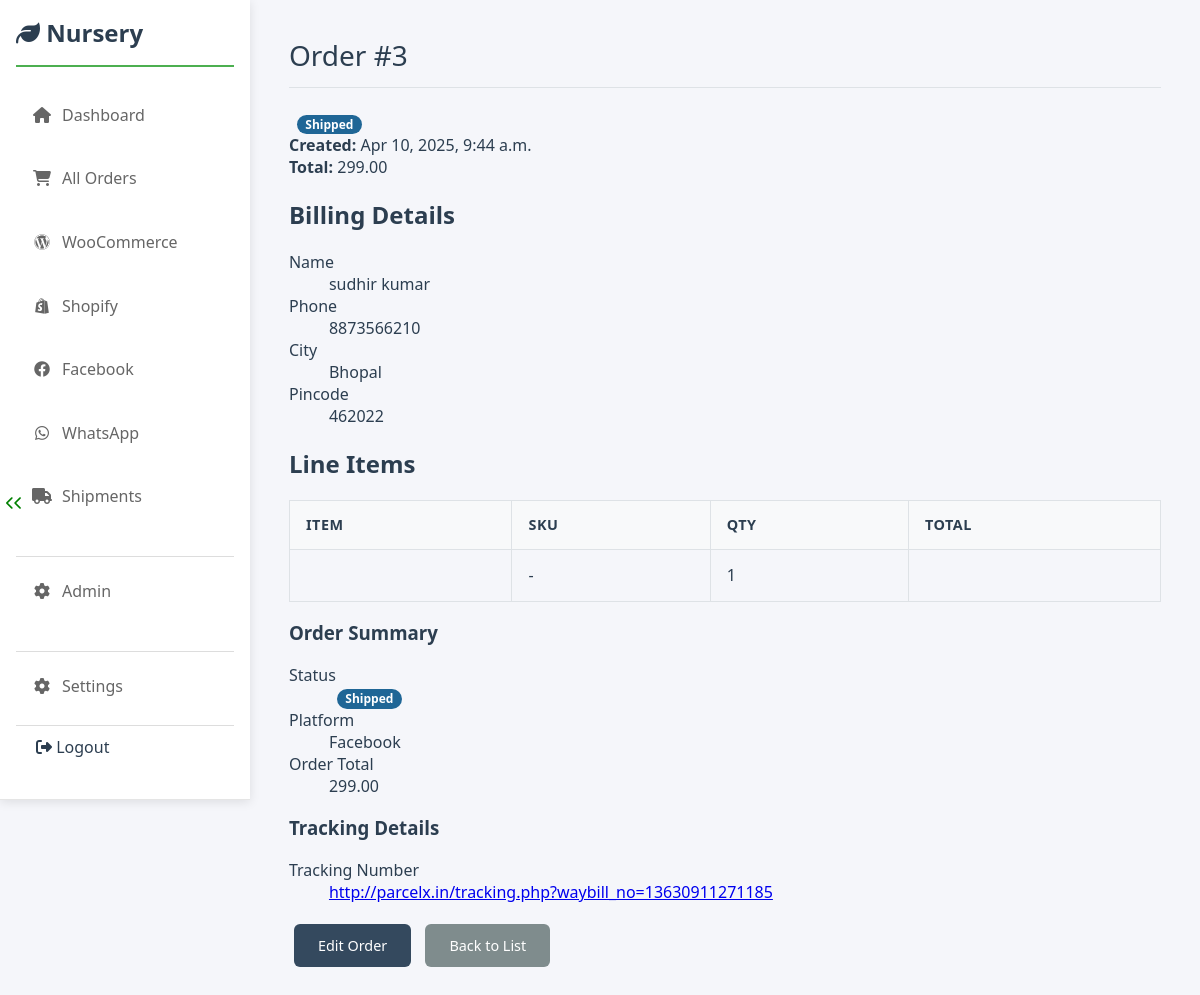
The app's page /order_deatils_view/3 (signed in) with its own data.
### facebook_app/models.py (models this page shows, shortened)
class Facebook_orders(models.Model):
    order_id = models.CharField(max_length=100, unique=True, db_index=True, help_text="Only Add Number Value Don't use any letter.")
    billing_email = models.EmailField(blank=True, null=True, db_index=True)
    billing_phone = models.CharField(max_length=50, blank=True, null=True)
    billing_first_name = models.CharField(max_length=100, blank=True, null=True)
    billing_last_name = models.CharField(max_length=100, blank=True, null=True)
    billing_company = models.CharField(max_length=200, blank=True, null=True)
    billing_address = models.TextField(blank=True, null=True)
    billing_city = models.CharField(max_length=100, blank=True, null=True)
    billing_state = models.CharField(max_length=100, blank=True, null=True)
    billing_postcode = models.CharField(max_length=20, blank=True, null=True)
    billing_country = models.CharField(default="INDIA", max_length=50, blank=True, null=True)
    date_created = models.DateTimeField(default=timezone.now)
    date_modified = models.DateTimeField(auto_now=True)
    currency = models.CharField(default="INR", max_length=10, blank=True, null=True)
    total_amount = models.DecimalField(max_digits=10, decimal_places=2, blank=True, null=True)
    customer_note = models.TextField(blank=True, null=True)
    mode_of_payment = models.CharField(max_length=50, blank=True, null=True)
    alternet_number = models.CharField(max_length=50, blank=True, null=True)
    received_amount = models.DecimalField(max_digits=10, decimal_places=2, blank=True, null=True)
    shipment_amount = models.DecimalField(max_digits=10, decimal_places=2, blank=True, null=True)
    credit_amount = models.DecimalField(max_digits=10, decimal_places=2, blank=True, null=True)
    plateform = models.CharField(default="Facebook", max_length=100, blank=True, null=True)
    status = models.CharField(
        max_length=50,
        choices=ORDER_STATUS_CHOICES,
        default='processing',
        blank=False, null=False,
        db_index=True
    )
    shipment_status = models.CharField(
        max_length=50,
        choices=SHIPMENT_STATUS_CHOICES,
        default='pending',
        blank=False, null=False,
        db_index=True
    )
    tracking_info = models.TextField(
        blank=True,
        help_text="Enter tracking numbers, links, or carrier info here."
    )
    internal_notes = models.TextField(
        blank=True,
        help_text="Internal staff notes about this order."
    )
    products_json = models.JSONField(
        default=default_empty_list,
        blank=True,
        help_text='Store product line items as a JSON list, e.g., [{"name": "Plant A", "qty": 2, "price": "150.00"}, ...]'
    )
    class Meta:
         verbose_name = "Facebook Order"
         verbose_name_plural = "Facebook Orders"
         ordering = ['-date_created']

### nurseryproject/views.py (the view, shortened to what this page needs)
# urls.py: path('order_deatils_view/<str:order_id>',views.order_details_view,name='order_details_view'),
@login_required
def order_details_view(request,order_id):
    if '#' in str(order_id):
        woo_order = None
        shopify_order = ShopifyOrder.objects.filter(name=order_id).first()
        fb_order = None
    else:
        try:
            order_id_int = int(order_id)
            woo_order = WooCommerceOrder.objects.filter(woo_id=order_id_int).first()
            fb_order = Facebook_orders.objects.filter(order_id=order_id_int).first()
            shopify_order = None
        except ValueError:
            woo_order = None
            shopify_order = None
            fb_order = None
    if woo_order:
        order_data = {
            'order_id': woo_order.woo_id,
            'date': woo_order.date_created_woo,
            'status': woo_order.status,
            'amount': woo_order.total_amount,
            'customer': f"{woo_order.billing_first_name or ''} {woo_order.billing_last_name or ''}",
            'phone': woo_order.billing_phone,
            'pincode': woo_order.billing_postcode,
            'city': woo_order.billing_city,
            'note': woo_order.customer_note,
            'tracking': f'https://nurserynisarga.in/admin-track-order/?track_order_id={woo_order.woo_id}',            'platform': 'WooCommerce',
            'products': woo_order.line_items_json or []
        }
    elif fb_order:
        order_data = {
            'order_id': fb_order.order_id,
            'date': fb_order.date_created,
            'status': fb_order.status,
            'amount': fb_order.total_amount,
            'customer': f"{fb_order.billing_first_name or ''} {fb_order.billing_last_name or ''}",
            'phone': fb_order.billing_phone,
            'pincode': fb_order.billing_postcode,
            'city': fb_order.billing_city,
            'note': fb_order.customer_note,
            'tracking': f'http://parcelx.in/tracking.php?waybill_no={fb_order.tracking_info}',
            'platform': 'Facebook',
            'products': fb_order.products_json or []
        }
    else:
        order_data = None
    context = {
        'order': order_data,
        'page_title': f'Order Details #{order_id}'
    }
    return render(request, 'orders/orders_view.html', context)

### templates/orders/orders_view.html (shortened to what this page needs)
{% extends 'base.html' %}
{% load static %}
{% block content %}
<div class="container">
  {% if order %}
  <div class="card">
    <div class="card-header">
      <div class="flex items-center justify-between mb-4">
        <h1 class="text-2xl font-bold">Order #{{ order.order_id }}</h1>
        <span class="badge status-{{ order.status|lower|default:'unknown' }} text-lg">
          {{ order.status|default:"N/A"|capfirst }}
        </span>
      </div>
      <div class="flex gap-4 text-sm text-gray border-b pb-4">
        <div><strong>Created:</strong> {{ order.date|date:"M d, Y, P"|default:"N/A" }}</div>
        <div><strong>Total:</strong> {{ order.amount|floatformat:2|default:"0.00" }}</div>
      </div>
    </div>
    <div class="grid md:grid-cols-3 gap-8 p-6">
      <div class="main-content md:col-span-2">
        <section class="mb-8 bg-white rounded-lg shadow-sm p-6">
          <h2 class="text-xl font-semibold mb-6">Billing Details</h2>
          <dl class="grid gap-6">
            <div>
              <dt class="text-sm font-medium text-gray-600 mb-2">Name</dt>
              <dd class="text-lg">{{ order.customer }}</dd>
            </div>
            <div>
              <dt class="text-sm font-medium text-gray-600 mb-2">Phone</dt>
              <dd class="text-lg">{{ order.phone|default:"N/A" }}</dd>
            </div>
            <div>
              <dt class="text-sm font-medium text-gray-600 mb-2">City</dt>
              <dd class="text-lg">{{ order.city|default:"N/A" }}</dd>
            </div>
            <div>
              <dt class="text-sm font-medium text-gray-600 mb-2">Pincode</dt>
              <dd class="text-lg">{{ order.pincode|default:"N/A" }}</dd>
            </div>
          </dl>
        </section>
        {% if order.products %}
        <section class="bg-white rounded-lg shadow-sm p-6">
          <h2 class="text-xl font-semibold mb-6">Line Items</h2>
          <div class="overflow-hidden rounded-lg border">
            <table class="table w-full">
              <thead class="bg-gray-50">
                <tr>
                  <th class="px-6 py-3 text-left text-sm font-semibold text-gray-600">Item</th>
                  <th class="px-6 py-3 text-left text-sm font-semibold text-gray-600">SKU</th>
                  <th class="px-6 py-3 text-left text-sm font-semibold text-gray-600">Qty</th>
                  <th class="px-6 py-3 text-right text-sm font-semibold text-gray-600">Total</th>
                </tr>
              </thead>
              <tbody class="divide-y divide-gray-200">
                {% for item in order.products %}
                <tr class="hover:bg-gray-50">
                  <td class="px-6 py-4">
                  </td>
                  <td class="px-6 py-4">{{ item.sku|default:'-' }}</td>
                  <td class="px-6 py-4">{{ item.quantity }}</td>
                  <td class="px-6 py-4 text-right">{{ item.total|floatformat:2 }}</td>
                </tr>
                {% endfor %}
              </tbody>
            </table>
          </div>
        </section>
        {% endif %}
      </div>
      <aside class="md:col-span-1">
        <section class="mb-8 bg-white rounded-lg shadow-sm p-6">
          <h3 class="text-lg font-semibold mb-6">Order Summary</h3>
          <dl class="grid gap-4">
            <div>
              <dt class="text-sm font-medium text-gray-600 mb-2">Status</dt>
              <dd>
                <span class="badge status-{{ order.status|lower|default:'unknown' }} text-lg">
                  {{ order.status|default:"N/A"|capfirst }}
                </span>
              </dd>
            </div>
            <div>
              <dt class="text-sm font-medium text-gray-600 mb-2">Platform</dt>
              <dd class="text-lg">{{ order.platform }}</dd>
            </div>
            <div>
              <dt class="text-sm font-medium text-gray-600 mb-2">Order Total</dt>
              <dd class="text-xl font-bold">{{ order.amount|floatformat:2|default:"0.00" }}</dd>
            </div>
          </dl>
        </section>
        <section class="bg-white rounded-lg shadow-sm border border-gray-200 p-6">
          <h3 class="text-lg font-semibold text-gray-700 mb-5">Tracking Details</h3>
          <dl class="space-y-3">
            <div>
              <dt class="text-xs font-medium text-gray-500 uppercase mb-1">Tracking Number</dt>
              <dd>
                {% if order.tracking %}
                <a href="{{ order.tracking }}" target="_blank" class="text-blue-600 hover:text-blue-800 underline">{{ order.tracking }}</a>
                {% else %}
                  N/A
                {% endif %}
              </dd>
            </div>
          </dl>
        </section>
        <div class="flex flex-col gap-4 mt-8">
          <a href="{% url 'all_order_edit' order.order_id %}" class="btn btn-primary w-full text-center py-3 rounded-lg hover:opacity-90 transition-opacity">Edit Order</a>
          <a href="{% url 'orders' %}" class="btn btn-secondary w-full text-center py-3 rounded-lg hover:opacity-90 transition-opacity">Back to List</a>
        </div>
      </aside>
    </div>
  </div>
  {% else %}
  <div class="p-8 bg-white rounded-lg shadow-md text-center text-gray-500">
    <p class="text-xl">Order details could not be loaded.</p>
  </div>
  {% endif %}
</div>
{% endblock %}

### static/css/style.css (style rules this page uses)
:root { --primary-color: #2c3e50; --secondary-color: #34495e; --accent-color: #4CAF50; --text-color: #2c3e50; --sidebar-width: 250px; --transition-speed: 0.3s; --text-color-dark: #2c3e50; --text-color-light: #7f8c8d; --background-light: #ffffff; --background-medium: #f8f9fa; --background-dark: #ecf0f1; --border-color: #dee2e6; --border-radius: 6px; --shadow-soft: 0 4px 15px rgba(0, 0, 0, 0.07); --spacing-unit: 1rem; }
body { font-family: 'Segoe UI', Tahoma, Geneva, Verdana, sans-serif; display: flex; margin: 0; min-height: 100vh; overflow-x: hidden; background-color: #f5f6fa; color: var(--text-color); flex-direction: column; }
@media (min-width: 768px) { body { flex-direction: row; } }
.container { max-width: 95%; padding: 0 15px; margin: 20px auto; }
h1 { border-bottom: 1px solid var(--border-color); padding-bottom: 0.8rem; margin-bottom: 1.5rem; font-size: 1.75rem; font-weight: 500; }
table { width: 100%; border-collapse: collapse; margin: 0; border: 1px solid var(--border-color); }
th, td { padding: 0.9rem 1rem; text-align: left; border: 1px solid var(--border-color); white-space: nowrap; vertical-align: middle; }
th { background-color: var(--background-medium); font-weight: 600; font-size: 0.9rem; text-transform: uppercase; letter-spacing: 0.5px; }
.btn { text-decoration: none; padding: calc(var(--spacing-unit) * 0.75) calc(var(--spacing-unit) * 1.5); border-radius: var(--border-radius); display: inline-block; margin: 5px; font-weight: 500; transition: all 0.2s ease; border: none; cursor: pointer; font-size: 0.9rem; text-align: center; }
.btn-secondary { background-color: var(--text-color-light); color: white; }
.btn-primary { background-color: var(--secondary-color); color: white; }
.badge { display: inline-block; padding: .3em .7em; font-size: .75em; font-weight: 600; line-height: 1; color: #fff; text-align: center; white-space: nowrap; vertical-align: baseline; border-radius: calc(var(--border-radius) * 2); margin-left: 8px; }
.status-shipped { background-color: #1f6696; }

### records on screen
Facebook_orders: status "Shipped", date "Apr 10, 2025, 9:44 a.m.", amount "299.00", phone "8873566210", city "Bhopal", pincode "462022", platform "Facebook"

### other values on screen
{{ order.order_id }} "3"
{{ order.customer }} "sudhir kumar"
{{ item.sku|default:'-' }} "-"
{{ item.quantity }} "1"
{{ order.tracking }} "http://parcelx.in/tracking.php?waybill_no=13630911271185"
